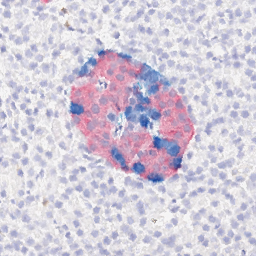
#> input picture 73__tile_00028.png, 256 x 256 px, found by its file name
$ jupyter execute dbscan_hsv.ipynb
#> lines starting #> are read from the running program, lines starting #| are printed output that depends on the picture; after the words box and inside, x2 and y2 are one past the last pixel; in counts of white or black regions, pixels touching at a corner belong together
[cell 1]
import cv2
import numpy as np
import os
from os import listdir
from os.path import isfile, join
from sklearn.cluster import DBSCAN

[cell 2]
#
#convert to numpy 2d array where each 3d value is an hsv coordinate
#mask out anything with an absorption value that corresponds to white (MAYBE EVEN TO LIGHT BLUE CELLS)
#kmeans clustering into 3-4 clusters in 3d
#calculate mean and variance of each hsv value. might be skewed towards light blue. Low pass filter for vibrance may be valuable
#take the 95% CI

[cell 3]
file_path = r"C:\Users\yshen97\PycharmProjects\pythonProject\73__tile_00028.png"

# Check if the file exists
if not os.path.exists(file_path):
    print(f"File does not exist: {file_path}")
    print("Please check the file path and ensure it includes the file extension (e.g., .jpg, .png)")
else:
    # Try to read the image
    img = cv2.imread(file_path, cv2.IMREAD_COLOR)
#> img is the input picture: shape (256, 256, 3); mean B, G, R 218, 203.9, 210.8

    if img is None:
        print(f"Failed to load the image: {file_path}")
        print("The file may be corrupted or in an unsupported format.")
    else:
        print(f"Image shape: {img.shape}")  # Print image dimensions
#| Image shape: (256, 256, 3)
        cv2.imshow("Image", img)
        cv2.waitKey(0)
        cv2.destroyAllWindows()
print("Original dimensions: ", img.shape)
#| Original dimensions:  (256, 256, 3)

[cell 4]
hsv_image = cv2.cvtColor(img, cv2.COLOR_BGR2HSV)
#> hsv_image: shape (256, 256, 3); mean H, S, V 127.3, 22.6, 221.2
# Reshape the array
flattened_array = hsv_image.reshape(-1, 3)

# Verify the new shape
print("Flattened array shape: ", flattened_array.shape)  # Should output (65536, 3)
#| Flattened array shape:  (65536, 3)

# Create a boolean mask for values that don't meet the threshold in the third column
mask = flattened_array[:, 2] >= 210
# Set entire rows to 0 where the third column doesn't meet the threshold
flattened_array[mask] = 0

original_shape_array = flattened_array.reshape(256, 256, 3)
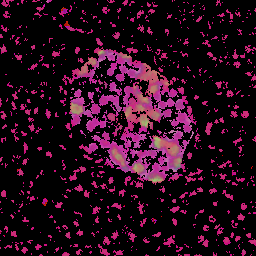
#> original_shape_array: shape (256, 256, 3); mean of channels 0, 1, 2 27.1, 11.1, 40.4; drawn as B, G, R
rgb_image = cv2.cvtColor(original_shape_array, cv2.COLOR_HSV2BGR)
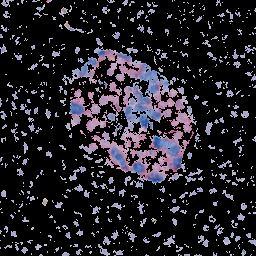
#> rgb_image: shape (256, 256, 3); mean B, G, R 39.4, 32.7, 35.1
cv2.imshow("Image", rgb_image)
cv2.waitKey(0)
cv2.destroyAllWindows()

[cell 5]
def create_binary_mask(image):
    # Ensure the image is 256x256x3
    assert image.shape == (256, 256, 3), "Image must be 256x256x3"

    # Convert the image to grayscale
    gray = cv2.cvtColor(image, cv2.COLOR_BGR2GRAY)
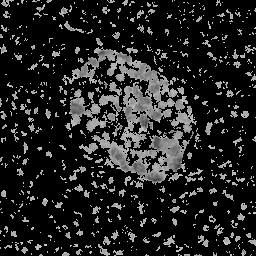
#> gray: shape (256, 256); min 0, max 209, mean 34.2

    # Create a binary mask
    # Pixels with value 0 in all channels (black) will be 0, others will be 1
    mask = np.where(gray == 0, 0, 1).astype(np.uint8)
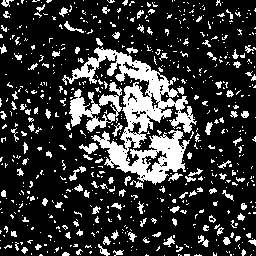
#> mask: shape (256, 256); values 0 (black) and 1 (white), 20.7% white; 665 white regions (550 under 20 px), largest, box (x1, y1, x2, y2) and area: (62, 47, 197, 185) 5987, (69, 82, 122, 132) 1085, (79, 143, 98, 154) 110

    return mask


# Create the binary mask
binary_mask = create_binary_mask(rgb_image)

# Display the original image and the mask
cv2.imshow('Original Image', rgb_image)
cv2.imshow('Binary Mask', binary_mask * 255)  # Multiply by 255 for better visualization
cv2.waitKey(0)
cv2.destroyAllWindows()

# If you want to save the mask
cv2.imwrite('binary_mask.png', binary_mask * 255)
#> Out = True

[cell 6]
def binary_mask_to_xy(binary_mask):
    # Find the coordinates of white pixels (value 1)
    white_points = np.argwhere(binary_mask == 1)
#> white_points = 13579 pairs, first value 0 to 255, second value 0 to 255

    # Create an array to hold the xy coordinates
    xy_array = np.zeros((white_points.shape[0], 2), dtype=int)

    # Fill the array with x, y coordinates
    xy_array[:, 0] = white_points[:, 1]  # x coordinate (column)
    xy_array[:, 1] = white_points[:, 0]  # y coordinate (row)

    return xy_array

# Assuming you have already created your binary mask
# binary_mask = create_binary_mask(image)

# Convert the binary mask to xy coordinates
coordinates = binary_mask_to_xy(binary_mask)
#> coordinates has the same summary as white_points in binary_mask_to_xy
print(coordinates.shape)
#| (13579, 2)
db = DBSCAN(eps = 5, min_samples = 60).fit(coordinates)
flags = db.labels_
#> flags = 13579 values, max 15 at index 8266, min -1 at index 0, mean 3.53
print(flags.shape)
#| (13579,)

[cell 7]
def remove_coordinates_by_integer_flags(coordinates, flags):
    """
    Removes coordinates from the first array based on -1 values in the second array
    and appends the flags as a third column.

    Args:
        coordinates: A NumPy array of 2D coordinates (shape: Nx2).
        flags: A NumPy array of integers (shape: N).

    Returns:
        A new NumPy array containing the filtered coordinates with flags as the third column.
    """
    # Append the flags as a third column to the coordinates array
    coordinates_with_flags = np.column_stack((coordinates, flags))

    # Create a mask where True indicates coordinates to keep
    masks = flags != -1

    # Return the filtered coordinates with flags
    return coordinates_with_flags[masks]

filtered_coordinates = remove_coordinates_by_integer_flags(coordinates, flags)
# Print the filtered coordinates
print(filtered_coordinates.shape)
#| (6569, 3)
np.set_printoptions(threshold=np.inf)
print(filtered_coordinates)
#> (printed output is left out)

[cell 8]
# Create a 256x256 black image
image_size = (256, 256)
image = np.zeros(image_size, dtype=np.uint8)
# Set pixels at the given coordinates to white
for i in range(filtered_coordinates.shape[0]):
    x, y, c = filtered_coordinates[i][0], filtered_coordinates[i][1], filtered_coordinates[i][2]
    print(x, " ", y)
    image[y, x] = 255  # Note that image indexing is (row, column)
#> this loop made 6569 passes
#> (x, y) on passes 1 to 3: (98, 47), (102, 47), (96, 48)
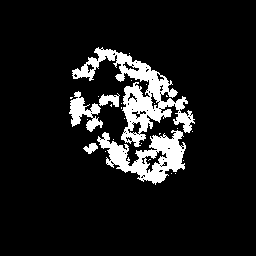
#> image: shape (256, 256); 10% white; 27 white regions (22 under 20 px), largest, box (x1, y1, x2, y2) and area: (72, 47, 195, 147) 3452, (97, 130, 186, 185) 2182, (69, 91, 103, 132) 628, (99, 93, 120, 107) 176, (83, 143, 98, 154) 95
print(image.shape)
print(image[0])
# Save or display the image using OpenCV
cv2.imshow('Final', image)
cv2.waitKey(0)  # Wait for a key press to close the image window
cv2.destroyAllWindows()

[cell 9]
def imclose_binary(img, kernel_size):
    # Create a kernel
#> called with kernel_size = 6
    kernel = np.ones((kernel_size, kernel_size), np.uint8)

    # Perform closing operation
    closed = cv2.morphologyEx(img, cv2.MORPH_CLOSE, kernel)
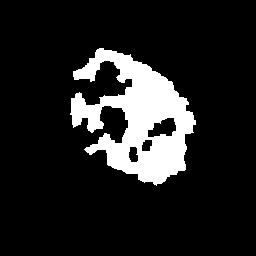
#> closed: shape (256, 256); 13.1% white; 1 white region, box (x1, y1, x2, y2) and area: (70, 48, 196, 186) 8610

    return closed
def imfill(img):
    # Create a mask larger than the image
    h, w = img.shape[:2]
    mask = np.zeros((h+2, w+2), np.uint8)

    # Floodfill from the corner
    filled_image = img.copy()
    cv2.floodFill(filled_image, mask, (0,0), 255)

    # Invert the filled image
    filled_image_inv = cv2.bitwise_not(filled_image)

    # Combine the filled image with the original image
    result = img | filled_image_inv

    return result
cv2.imshow('image', image)
cv2.waitKey(0)  # Wait for a key press to close the image window
cv2.destroyAllWindows()
"""filled_image = imfill(image)
cv2.imshow('filled_image', filled_image)
cv2.waitKey(0)  # Wait for a key press to close the image window
cv2.destroyAllWindows()"""
closed_image = imclose_binary(image, 6)
cv2.imshow('Closed_filled_image', closed_image)
cv2.waitKey(0)  # Wait for a key press to close the image window
cv2.destroyAllWindows()
